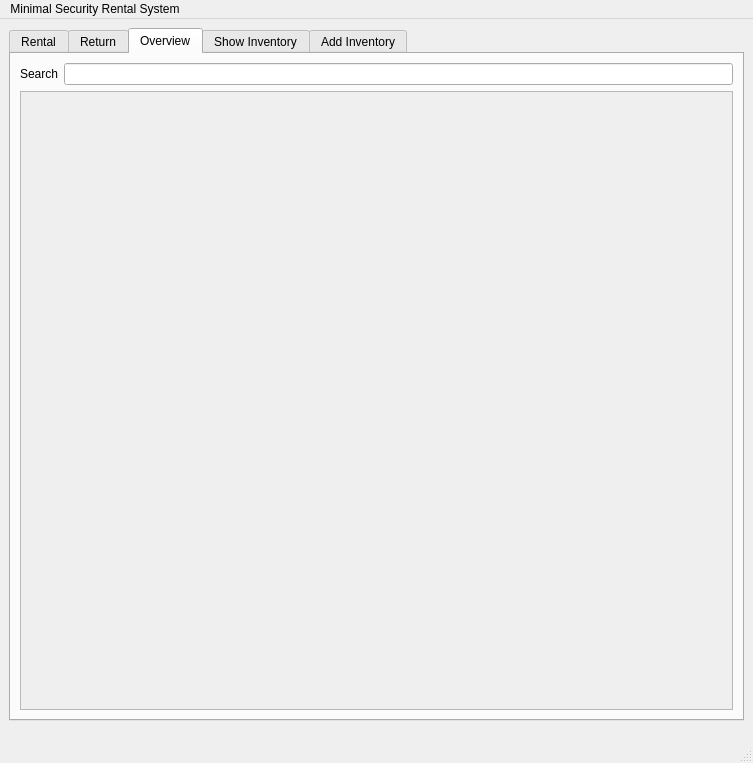
<?xml version="1.0" encoding="UTF-8"?>
<ui version="4.0">
 <class>MainWindow</class>
 <widget class="QMainWindow" name="MainWindow">
  <property name="geometry">
   <rect>
    <x>0</x>
    <y>0</y>
    <width>753</width>
    <height>763</height>
   </rect>
  </property>
  <property name="windowTitle">
   <string>Minimum Security Rental System</string>
  </property>
  <widget class="QWidget" name="centralwidget">
   <layout class="QVBoxLayout" name="verticalLayout_6">
    <property name="spacing">
     <number>0</number>
    </property>
    <item>
     <widget class="QTabWidget" name="tabWidget">
      <property name="sizePolicy">
       <sizepolicy hsizetype="Preferred" vsizetype="Preferred">
        <horstretch>0</horstretch>
        <verstretch>0</verstretch>
       </sizepolicy>
      </property>
      <property name="autoFillBackground">
       <bool>false</bool>
      </property>
      <property name="tabPosition">
       <enum>QTabWidget::North</enum>
      </property>
      <property name="tabShape">
       <enum>QTabWidget::Rounded</enum>
      </property>
      <property name="currentIndex">
       <number>2</number>
      </property>
      <widget class="QWidget" name="tab_rental">
       <property name="enabled">
        <bool>true</bool>
       </property>
       <property name="sizePolicy">
        <sizepolicy hsizetype="Preferred" vsizetype="Preferred">
         <horstretch>0</horstretch>
         <verstretch>0</verstretch>
        </sizepolicy>
       </property>
       <attribute name="title">
        <string>Rental</string>
       </attribute>
       <layout class="QVBoxLayout" name="verticalLayout_8">
        <item>
         <layout class="QHBoxLayout" name="horizontalLayout">
          <property name="topMargin">
           <number>0</number>
          </property>
          <item>
           <layout class="QFormLayout" name="formLayout_user">
            <item row="0" column="0">
             <widget class="QLabel" name="label_userName">
              <property name="text">
               <string>Name</string>
              </property>
             </widget>
            </item>
            <item row="0" column="1">
             <widget class="QLineEdit" name="lineEdit_userName"/>
            </item>
            <item row="1" column="0">
             <widget class="QLabel" name="label_userSurname">
              <property name="text">
               <string>Surname</string>
              </property>
             </widget>
            </item>
            <item row="1" column="1">
             <widget class="QLineEdit" name="lineEdit_userSurname"/>
            </item>
            <item row="2" column="0">
             <widget class="QLabel" name="label_userDepartment">
              <property name="text">
               <string>Department</string>
              </property>
             </widget>
            </item>
            <item row="2" column="1">
             <widget class="QComboBox" name="comboBox_userDepartment"/>
            </item>
            <item row="3" column="0">
             <widget class="QLabel" name="label_userYear">
              <property name="text">
               <string>Year</string>
              </property>
             </widget>
            </item>
            <item row="3" column="1">
             <widget class="QSpinBox" name="spinBox_userYear"/>
            </item>
            <item row="4" column="0">
             <widget class="QLabel" name="label_userEmail">
              <property name="text">
               <string>E-Mail</string>
              </property>
             </widget>
            </item>
            <item row="4" column="1">
             <widget class="QLineEdit" name="lineEdit_userEmail"/>
            </item>
           </layout>
          </item>
          <item>
           <widget class="QListView" name="listView_users">
            <property name="sizePolicy">
             <sizepolicy hsizetype="Expanding" vsizetype="Ignored">
              <horstretch>0</horstretch>
              <verstretch>0</verstretch>
             </sizepolicy>
            </property>
            <property name="editTriggers">
             <set>QAbstractItemView::NoEditTriggers</set>
            </property>
            <property name="showDropIndicator" stdset="0">
             <bool>false</bool>
            </property>
           </widget>
          </item>
         </layout>
        </item>
        <item>
         <widget class="Line" name="line_2">
          <property name="orientation">
           <enum>Qt::Horizontal</enum>
          </property>
         </widget>
        </item>
        <item>
         <layout class="QGridLayout" name="gridLayout_2">
          <item row="0" column="2">
           <widget class="QCalendarWidget" name="calendarWidget_RentalStart">
            <property name="sizePolicy">
             <sizepolicy hsizetype="Preferred" vsizetype="Fixed">
              <horstretch>0</horstretch>
              <verstretch>0</verstretch>
             </sizepolicy>
            </property>
            <property name="selectedDate">
             <date>
              <year>2021</year>
              <month>10</month>
              <day>13</day>
             </date>
            </property>
            <property name="gridVisible">
             <bool>false</bool>
            </property>
            <property name="horizontalHeaderFormat">
             <enum>QCalendarWidget::ShortDayNames</enum>
            </property>
            <property name="verticalHeaderFormat">
             <enum>QCalendarWidget::NoVerticalHeader</enum>
            </property>
           </widget>
          </item>
          <item row="0" column="6">
           <spacer name="horizontalSpacer_6">
            <property name="orientation">
             <enum>Qt::Horizontal</enum>
            </property>
            <property name="sizeHint" stdset="0">
             <size>
              <width>40</width>
              <height>20</height>
             </size>
            </property>
           </spacer>
          </item>
          <item row="0" column="1">
           <widget class="QLabel" name="label_7">
            <property name="text">
             <string>Start→</string>
            </property>
           </widget>
          </item>
          <item row="0" column="3">
           <spacer name="horizontalSpacer_4">
            <property name="orientation">
             <enum>Qt::Horizontal</enum>
            </property>
            <property name="sizeHint" stdset="0">
             <size>
              <width>40</width>
              <height>20</height>
             </size>
            </property>
           </spacer>
          </item>
          <item row="0" column="0">
           <spacer name="horizontalSpacer_5">
            <property name="orientation">
             <enum>Qt::Horizontal</enum>
            </property>
            <property name="sizeHint" stdset="0">
             <size>
              <width>40</width>
              <height>20</height>
             </size>
            </property>
           </spacer>
          </item>
          <item row="0" column="4">
           <widget class="QCalendarWidget" name="calendarWidget_RentalEnd">
            <property name="sizePolicy">
             <sizepolicy hsizetype="Preferred" vsizetype="Fixed">
              <horstretch>0</horstretch>
              <verstretch>0</verstretch>
             </sizepolicy>
            </property>
            <property name="selectedDate">
             <date>
              <year>2021</year>
              <month>10</month>
              <day>18</day>
             </date>
            </property>
            <property name="verticalHeaderFormat">
             <enum>QCalendarWidget::NoVerticalHeader</enum>
            </property>
           </widget>
          </item>
          <item row="0" column="5">
           <widget class="QLabel" name="label_8">
            <property name="text">
             <string>←Return</string>
            </property>
           </widget>
          </item>
         </layout>
        </item>
        <item>
         <widget class="Line" name="line_3">
          <property name="orientation">
           <enum>Qt::Horizontal</enum>
          </property>
         </widget>
        </item>
        <item>
         <layout class="QHBoxLayout" name="horizontalLayout_3">
          <item>
           <layout class="QGridLayout" name="gridLayout_3">
            <item row="0" column="0">
             <widget class="QLabel" name="label_9">
              <property name="text">
               <string>Search Item</string>
              </property>
             </widget>
            </item>
            <item row="0" column="1">
             <widget class="QLineEdit" name="lineEdit_rentalSearchItem">
              <property name="sizePolicy">
               <sizepolicy hsizetype="Expanding" vsizetype="Fixed">
                <horstretch>0</horstretch>
                <verstretch>0</verstretch>
               </sizepolicy>
              </property>
             </widget>
            </item>
            <item row="1" column="0" colspan="2">
             <widget class="QScrollArea" name="scrollArea">
              <property name="widgetResizable">
               <bool>true</bool>
              </property>
              <widget class="QWidget" name="scrollAreaWidgetContents_2">
               <property name="geometry">
                <rect>
                 <x>0</x>
                 <y>0</y>
                 <width>332</width>
                 <height>120</height>
                </rect>
               </property>
               <layout class="QVBoxLayout" name="verticalLayout_9">
                <item>
                 <layout class="QVBoxLayout" name="scrollAreaLayout_SearchItem"/>
                </item>
                <item>
                 <spacer name="verticalSpacer_2">
                  <property name="orientation">
                   <enum>Qt::Vertical</enum>
                  </property>
                  <property name="sizeHint" stdset="0">
                   <size>
                    <width>20</width>
                    <height>40</height>
                   </size>
                  </property>
                 </spacer>
                </item>
               </layout>
              </widget>
             </widget>
            </item>
           </layout>
          </item>
          <item>
           <widget class="Line" name="line_5">
            <property name="orientation">
             <enum>Qt::Vertical</enum>
            </property>
           </widget>
          </item>
          <item>
           <layout class="QGridLayout" name="gridLayout_4">
            <item row="0" column="0">
             <widget class="QLabel" name="label_10">
              <property name="text">
               <string>Items to rent</string>
              </property>
             </widget>
            </item>
            <item row="0" column="1">
             <spacer name="horizontalSpacer_7">
              <property name="orientation">
               <enum>Qt::Horizontal</enum>
              </property>
              <property name="sizeHint" stdset="0">
               <size>
                <width>40</width>
                <height>20</height>
               </size>
              </property>
             </spacer>
            </item>
            <item row="1" column="0" colspan="2">
             <widget class="QScrollArea" name="scrollArea_2">
              <property name="widgetResizable">
               <bool>true</bool>
              </property>
              <widget class="QWidget" name="scrollAreaWidgetContents_3">
               <property name="geometry">
                <rect>
                 <x>0</x>
                 <y>0</y>
                 <width>332</width>
                 <height>121</height>
                </rect>
               </property>
               <layout class="QVBoxLayout" name="verticalLayout_10">
                <item>
                 <layout class="QVBoxLayout" name="scrollAreaLayout_RentalItems"/>
                </item>
                <item>
                 <spacer name="verticalSpacer_4">
                  <property name="orientation">
                   <enum>Qt::Vertical</enum>
                  </property>
                  <property name="sizeHint" stdset="0">
                   <size>
                    <width>20</width>
                    <height>40</height>
                   </size>
                  </property>
                 </spacer>
                </item>
               </layout>
              </widget>
             </widget>
            </item>
           </layout>
          </item>
         </layout>
        </item>
        <item>
         <widget class="Line" name="line_4">
          <property name="orientation">
           <enum>Qt::Horizontal</enum>
          </property>
         </widget>
        </item>
        <item>
         <layout class="QFormLayout" name="formLayout_2">
          <item row="0" column="0">
           <widget class="QLabel" name="label_11">
            <property name="text">
             <string>Raum / Projekt / Bemerkung</string>
            </property>
           </widget>
          </item>
          <item row="0" column="1">
           <widget class="QLineEdit" name="lineEdit_rentalComment"/>
          </item>
         </layout>
        </item>
        <item>
         <widget class="Line" name="line_6">
          <property name="orientation">
           <enum>Qt::Horizontal</enum>
          </property>
         </widget>
        </item>
        <item>
         <layout class="QHBoxLayout" name="horizontalLayout_2">
          <item>
           <spacer name="horizontalSpacer_9">
            <property name="orientation">
             <enum>Qt::Horizontal</enum>
            </property>
            <property name="sizeHint" stdset="0">
             <size>
              <width>40</width>
              <height>20</height>
             </size>
            </property>
           </spacer>
          </item>
          <item>
           <widget class="QPushButton" name="pushButton_rentalSave">
            <property name="text">
             <string>Save</string>
            </property>
           </widget>
          </item>
          <item>
           <spacer name="horizontalSpacer_8">
            <property name="orientation">
             <enum>Qt::Horizontal</enum>
            </property>
            <property name="sizeHint" stdset="0">
             <size>
              <width>40</width>
              <height>20</height>
             </size>
            </property>
           </spacer>
          </item>
         </layout>
        </item>
       </layout>
      </widget>
      <widget class="QWidget" name="tab_return">
       <property name="sizePolicy">
        <sizepolicy hsizetype="Preferred" vsizetype="Preferred">
         <horstretch>0</horstretch>
         <verstretch>0</verstretch>
        </sizepolicy>
       </property>
       <attribute name="title">
        <string>Return</string>
       </attribute>
      </widget>
      <widget class="QWidget" name="tab_overview">
       <attribute name="title">
        <string>Overview</string>
       </attribute>
       <layout class="QVBoxLayout" name="verticalLayout_7">
        <item>
         <layout class="QFormLayout" name="formLayout_3">
          <item row="0" column="0">
           <widget class="QLabel" name="label_12">
            <property name="text">
             <string>Search</string>
            </property>
           </widget>
          </item>
          <item row="0" column="1">
           <widget class="QLineEdit" name="lineEdit_RentalOverview"/>
          </item>
         </layout>
        </item>
        <item>
         <widget class="QScrollArea" name="scrollArea_rentalOverview">
          <property name="widgetResizable">
           <bool>true</bool>
          </property>
          <widget class="QWidget" name="scrollAreaWidgetContents_4">
           <property name="geometry">
            <rect>
             <x>0</x>
             <y>0</y>
             <width>681</width>
             <height>598</height>
            </rect>
           </property>
           <layout class="QVBoxLayout" name="verticalLayout_12">
            <item>
             <layout class="QVBoxLayout" name="scrollAreaLayout_rentalOverview"/>
            </item>
            <item>
             <spacer name="verticalSpacer_3">
              <property name="orientation">
               <enum>Qt::Vertical</enum>
              </property>
              <property name="sizeHint" stdset="0">
               <size>
                <width>20</width>
                <height>40</height>
               </size>
              </property>
             </spacer>
            </item>
           </layout>
          </widget>
         </widget>
        </item>
       </layout>
      </widget>
      <widget class="QWidget" name="tab_inventoryShow">
       <attribute name="title">
        <string>Show Inventory</string>
       </attribute>
       <layout class="QVBoxLayout" name="verticalLayout_4">
        <item>
         <layout class="QVBoxLayout" name="verticalLayout_5">
          <item>
           <widget class="QPushButton" name="pushButton_overviewInventory_Reload">
            <property name="text">
             <string>Reload</string>
            </property>
           </widget>
          </item>
          <item>
           <widget class="QPushButton" name="pushButton_temp">
            <property name="text">
             <string>temp-button</string>
            </property>
           </widget>
          </item>
          <item>
           <widget class="QScrollArea" name="scrollArea_InventoryItems">
            <property name="frameShape">
             <enum>QFrame::NoFrame</enum>
            </property>
            <property name="widgetResizable">
             <bool>true</bool>
            </property>
            <widget class="QWidget" name="scrollAreaWidgetContents">
             <property name="geometry">
              <rect>
               <x>0</x>
               <y>0</y>
               <width>687</width>
               <height>568</height>
              </rect>
             </property>
             <layout class="QVBoxLayout" name="verticalLayout_3">
              <property name="leftMargin">
               <number>0</number>
              </property>
              <property name="topMargin">
               <number>0</number>
              </property>
              <property name="rightMargin">
               <number>0</number>
              </property>
              <property name="bottomMargin">
               <number>0</number>
              </property>
              <item>
               <layout class="QVBoxLayout" name="scrollAreaLayout">
                <property name="spacing">
                 <number>0</number>
                </property>
               </layout>
              </item>
              <item>
               <spacer name="verticalSpacer">
                <property name="orientation">
                 <enum>Qt::Vertical</enum>
                </property>
                <property name="sizeHint" stdset="0">
                 <size>
                  <width>20</width>
                  <height>40</height>
                 </size>
                </property>
               </spacer>
              </item>
             </layout>
            </widget>
           </widget>
          </item>
         </layout>
        </item>
       </layout>
      </widget>
      <widget class="QWidget" name="tab_inventoryAdd">
       <attribute name="title">
        <string>Add Inventory</string>
       </attribute>
       <layout class="QVBoxLayout" name="verticalLayout">
        <item>
         <layout class="QFormLayout" name="formLayout">
          <property name="fieldGrowthPolicy">
           <enum>QFormLayout::AllNonFixedFieldsGrow</enum>
          </property>
          <property name="labelAlignment">
           <set>Qt::AlignRight|Qt::AlignTop|Qt::AlignTrailing</set>
          </property>
          <property name="formAlignment">
           <set>Qt::AlignHCenter|Qt::AlignTop</set>
          </property>
          <item row="0" column="0">
           <widget class="QLabel" name="label">
            <property name="text">
             <string>Item Name</string>
            </property>
           </widget>
          </item>
          <item row="0" column="1">
           <widget class="QLineEdit" name="lineEdit_objectName"/>
          </item>
          <item row="1" column="0">
           <widget class="QLabel" name="label_5">
            <property name="text">
             <string>Manufacturer</string>
            </property>
           </widget>
          </item>
          <item row="1" column="1">
           <widget class="QLineEdit" name="lineEdit_objectManufacturer"/>
          </item>
          <item row="2" column="0">
           <widget class="QLabel" name="label_6">
            <property name="text">
             <string>Description</string>
            </property>
           </widget>
          </item>
          <item row="2" column="1">
           <widget class="QLineEdit" name="lineEdit_itemDescription"/>
          </item>
          <item row="3" column="0">
           <widget class="QLabel" name="label_2">
            <property name="text">
             <string>ID</string>
            </property>
           </widget>
          </item>
          <item row="3" column="1">
           <widget class="QLineEdit" name="lineEdit_objectID"/>
          </item>
          <item row="4" column="0">
           <widget class="QLabel" name="label_3">
            <property name="text">
             <string>Storage-Room</string>
            </property>
           </widget>
          </item>
          <item row="4" column="1">
           <widget class="QComboBox" name="comboBox_storageRoom">
            <property name="currentText">
             <string/>
            </property>
           </widget>
          </item>
          <item row="5" column="0">
           <widget class="QLabel" name="label_4">
            <property name="text">
             <string>Photo</string>
            </property>
           </widget>
          </item>
          <item row="5" column="1">
           <layout class="QGridLayout" name="gridLayout">
            <item row="0" column="3">
             <spacer name="horizontalSpacer_3">
              <property name="orientation">
               <enum>Qt::Horizontal</enum>
              </property>
              <property name="sizeHint" stdset="0">
               <size>
                <width>40</width>
                <height>20</height>
               </size>
              </property>
             </spacer>
            </item>
            <item row="0" column="0">
             <widget class="QCameraViewfinder" name="viewfinder" native="true">
              <property name="minimumSize">
               <size>
                <width>212</width>
                <height>128</height>
               </size>
              </property>
              <property name="maximumSize">
               <size>
                <width>212</width>
                <height>128</height>
               </size>
              </property>
              <property name="autoFillBackground">
               <bool>true</bool>
              </property>
             </widget>
            </item>
           </layout>
          </item>
         </layout>
        </item>
        <item>
         <widget class="Line" name="line">
          <property name="orientation">
           <enum>Qt::Horizontal</enum>
          </property>
         </widget>
        </item>
        <item>
         <layout class="QVBoxLayout" name="verticalLayout_2">
          <item>
           <layout class="QHBoxLayout" name="horizontalLayout_4">
            <property name="topMargin">
             <number>0</number>
            </property>
            <item>
             <spacer name="horizontalSpacer">
              <property name="orientation">
               <enum>Qt::Horizontal</enum>
              </property>
              <property name="sizeHint" stdset="0">
               <size>
                <width>40</width>
                <height>20</height>
               </size>
              </property>
             </spacer>
            </item>
            <item>
             <widget class="QPushButton" name="pushButton_inventorySave">
              <property name="enabled">
               <bool>false</bool>
              </property>
              <property name="text">
               <string>Save</string>
              </property>
             </widget>
            </item>
            <item>
             <widget class="QPushButton" name="pushButton_inventoryClear">
              <property name="text">
               <string>Clear</string>
              </property>
             </widget>
            </item>
            <item>
             <spacer name="horizontalSpacer_2">
              <property name="orientation">
               <enum>Qt::Horizontal</enum>
              </property>
              <property name="sizeHint" stdset="0">
               <size>
                <width>40</width>
                <height>20</height>
               </size>
              </property>
             </spacer>
            </item>
           </layout>
          </item>
         </layout>
        </item>
       </layout>
      </widget>
     </widget>
    </item>
   </layout>
  </widget>
  <widget class="QMenuBar" name="menubar">
   <property name="geometry">
    <rect>
     <x>0</x>
     <y>0</y>
     <width>753</width>
     <height>24</height>
    </rect>
   </property>
   <widget class="QMenu" name="menuMinimal_Security_Rental_System">
    <property name="title">
     <string>Minimal Security Rental System</string>
    </property>
    <addaction name="actionPreferences"/>
   </widget>
   <addaction name="menuMinimal_Security_Rental_System"/>
  </widget>
  <widget class="QStatusBar" name="statusbar">
   <property name="enabled">
    <bool>true</bool>
   </property>
   <property name="font">
    <font>
     <pointsize>18</pointsize>
    </font>
   </property>
  </widget>
  <action name="actionEinstellungen">
   <property name="text">
    <string>Settings</string>
   </property>
  </action>
  <action name="actionPreferences">
   <property name="text">
    <string>Preferences</string>
   </property>
  </action>
 </widget>
 <customwidgets>
  <customwidget>
   <class>QCameraViewfinder</class>
   <extends>QWidget</extends>
   <header>qcameraviewfinder.h</header>
   <container>1</container>
  </customwidget>
 </customwidgets>
 <resources/>
 <connections/>
</ui>
